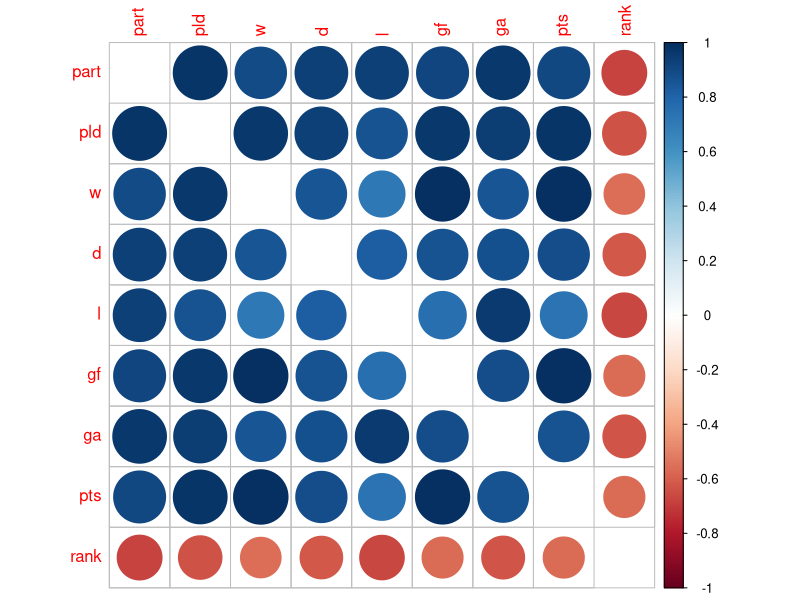
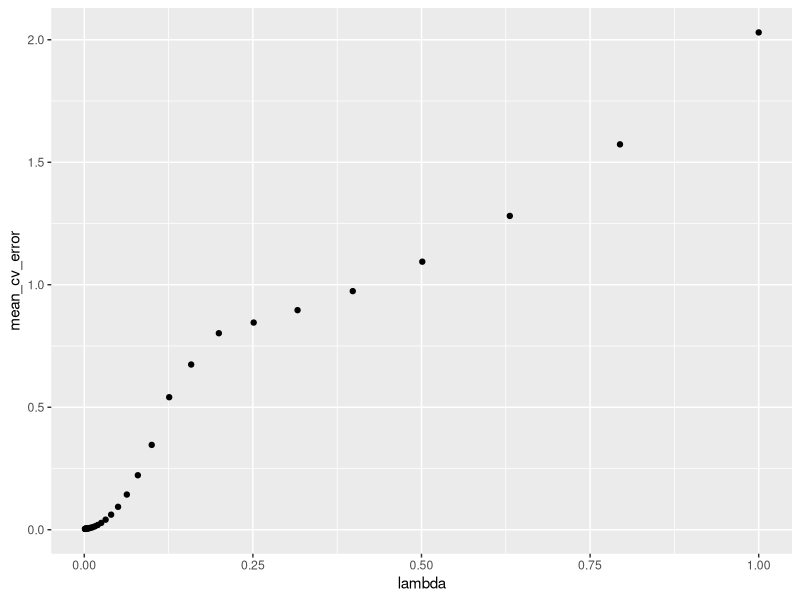
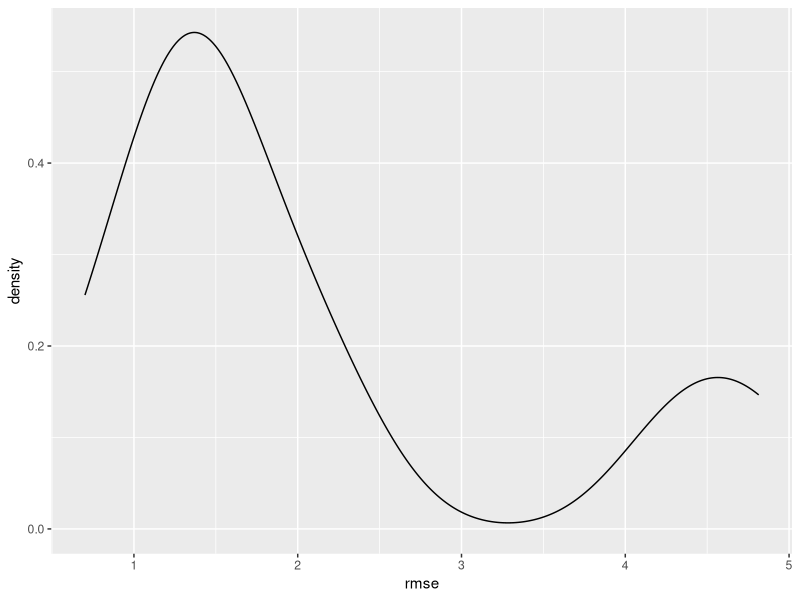
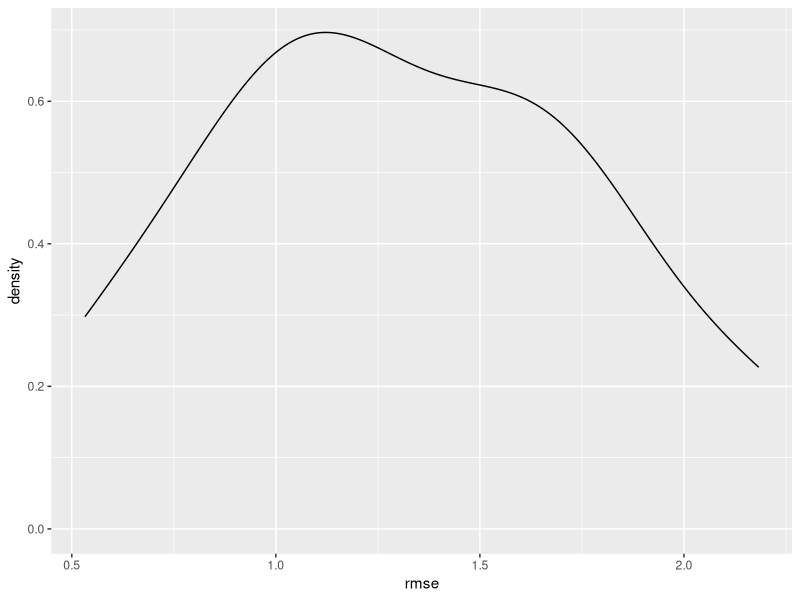
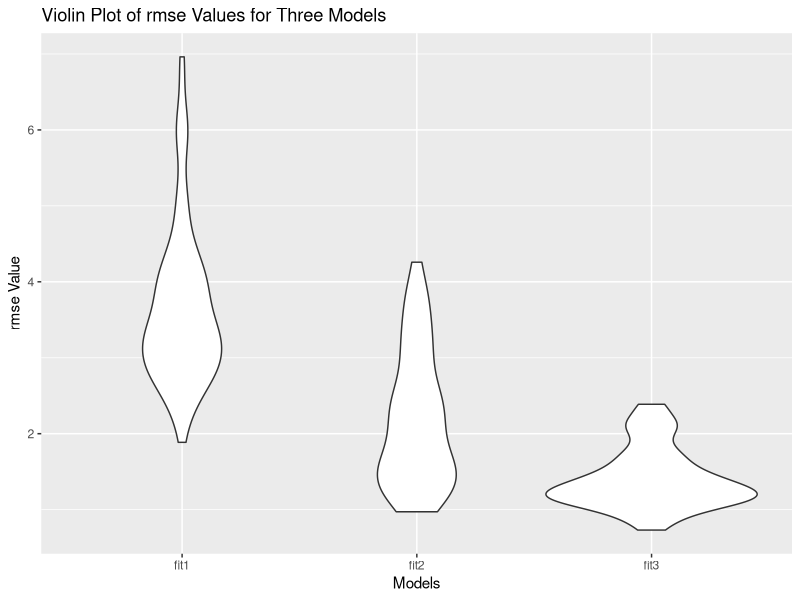

Write the R code that produced these figures, in order.
## ---- chunk 1
knitr::opts_chunk$set(echo = TRUE)
## ---- chunk 2
library(tidyverse)
library(corrplot)
library(glmnet)
library(modelr)
## ---- chunk 3
data <- read.csv("./data/12_4_dataset.csv") %>% 
  na.omit() %>% 
  select(-country)
#hist.data.frame(data, nclass = 8)
num = data[2:11] %>% 
  select(-gd)
summary(num)
corrplot(cor(num),  diag = FALSE)
## ---- chunk 4
model_step_wise = step(glm(w ~ ., data = data), direction = "both")
model_forward = step(glm(w ~ 1, data = data), direction = "forward", scope = formula(lm(gf ~ ., data = data)), test = "F")
model_backward = step(glm(w ~ ., data = data), direction = "backward", test = "F")
model_step_wise
model_forward
model_backward
## ---- chunk 5
predictor_state = num%>%
  select(-w)

lambda_seq <- 10^seq(-3, 0, by = .1)
set.seed(2022)
cv_object <- cv.glmnet(as.matrix(predictor_state), num$w,
lambda = lambda_seq,
nfolds = 5)
cv_object
tibble(lambda = cv_object$lambda,
mean_cv_error = cv_object$cvm) %>%
ggplot(aes(x = lambda, y = mean_cv_error)) +
geom_point()
lambda = cv_object$lambda.min

fit_bestcv <- glmnet(as.matrix(predictor_state), num$gf, lambda = cv_object$lambda.min)
coef(fit_bestcv)
lambda

## ---- chunk 6
cv_df = 
  crossv_kfold(data, k = 10) %>%
  mutate(
    train = map(train, as_tibble),
    test = map(test, as_tibble)
  ) %>%
  mutate(
    fit = map(train, ~glm(w ~ pld + d + rank+ gf, data = .x)),
    rmse = map2_dbl(fit, test, ~rmse(model = .x, data = .y))
  )

models <- map(cv_df$train, ~ glm(w ~ pld + d + rank+ gf, data = .))
summary(map2_dbl(models, cv_df$test, modelr::rmse))

cv_df %>%
  ggplot(aes(x = rmse)) +
  geom_density()


cv_df2 = 
  crossv_kfold(data, k = 10) %>%
  mutate(
    train = map(train, as_tibble),
    test = map(test, as_tibble)
  ) %>%
  mutate(
    fit = map(train, ~glm(w ~ pld + d + rank + gf + ga, data = .x)),
    rmse = map2_dbl(fit, test, ~rmse(model = .x, data = .y))
  )

models <- map(cv_df2$train, ~ glm(w ~ pld + d + rank + gf+ ga, data = .))
summary(map2_dbl(models, cv_df2$test, modelr::rmse))

cv_df2 %>%
  ggplot(aes(x = rmse)) +
  geom_density()
## ---- chunk 7
cv_df =
  crossv_mc(data, 100) %>% 
  mutate(
    train = map(train, as_tibble),
    test = map(test, as_tibble))

cv_df =
  cv_df %>% 
  mutate(
    train = map(train, as_tibble),
    test = map(test, as_tibble))

cv_df = 
  cv_df %>% 
  mutate(
    fit1  = map(train, ~lm(w ~ pld + d + rank, data = .x)),
    fit2  = map(train, ~lm(w ~ pld + d + rank + gf, data = .x)),
    fit3  = map(train, ~lm(w ~ pld + d + rank + gf + ga, data = .x))) %>% 
  mutate(
    rmse_fit1 = map2_dbl(fit1, test, ~rmse(model = .x, data = .y)),
    rmse_fit2 = map2_dbl(fit2, test, ~rmse(model = .x, data = .y)),
    rmse_fit3 = map2_dbl(fit3, test, ~rmse(model = .x, data = .y)))

cv_df %>% 
  select(starts_with("rmse")) %>% 
  pivot_longer(
    everything(),
    names_to = "model", 
    values_to = "rmse",
    names_prefix = "rmse_") %>% 
  mutate(model = fct_inorder(model)) %>% 
  ggplot(aes(x = model, y = rmse)) + geom_violin()+
  ylab("rmse Value") +
  xlab("Models") +
  labs(title = "Violin Plot of rmse Values for Three Models")
## ---- chunk 8
summary(glm(w ~ pld + d + rank + gf+ ga, data = data))
## ---- chunk 9
filter_data = data %>% 
  select( -player) %>%  
  na.omit()
m=glm(w~., data = filter_data)
m=lm(w~pld+d+rank, data = num)
summary(m)

